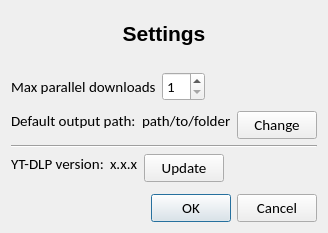
<?xml version="1.0" encoding="UTF-8"?>
<ui version="4.0">
 <class>Dialog</class>
 <widget class="QDialog" name="Dialog">
  <property name="geometry">
   <rect>
    <x>0</x>
    <y>0</y>
    <width>328</width>
    <height>233</height>
   </rect>
  </property>
  <property name="sizePolicy">
   <sizepolicy hsizetype="Preferred" vsizetype="Preferred">
    <horstretch>0</horstretch>
    <verstretch>0</verstretch>
   </sizepolicy>
  </property>
  <property name="windowTitle">
   <string>Dialog</string>
  </property>
  <layout class="QVBoxLayout" name="verticalLayout_2">
   <item>
    <widget class="QLabel" name="label">
     <property name="font">
      <font>
       <family>Segoe UI</family>
       <pointsize>16</pointsize>
       <bold>true</bold>
      </font>
     </property>
     <property name="text">
      <string>Settings</string>
     </property>
     <property name="alignment">
      <set>Qt::AlignCenter</set>
     </property>
    </widget>
   </item>
   <item>
    <layout class="QVBoxLayout" name="verticalLayout">
     <property name="sizeConstraint">
      <enum>QLayout::SetFixedSize</enum>
     </property>
     <item>
      <spacer name="verticalSpacer_2">
       <property name="font">
        <font>
         <family>Calibri</family>
         <pointsize>11</pointsize>
        </font>
       </property>
       <property name="orientation">
        <enum>Qt::Vertical</enum>
       </property>
       <property name="sizeType">
        <enum>QSizePolicy::Fixed</enum>
       </property>
       <property name="sizeHint" stdset="0">
        <size>
         <width>20</width>
         <height>10</height>
        </size>
       </property>
      </spacer>
     </item>
     <item>
      <layout class="QFormLayout" name="formLayout">
       <item row="1" column="0">
        <widget class="QLabel" name="label_2">
         <property name="sizePolicy">
          <sizepolicy hsizetype="Fixed" vsizetype="Preferred">
           <horstretch>0</horstretch>
           <verstretch>0</verstretch>
          </sizepolicy>
         </property>
         <property name="font">
          <font>
           <family>Calibri</family>
           <pointsize>11</pointsize>
          </font>
         </property>
         <property name="text">
          <string>Max parallel downloads</string>
         </property>
        </widget>
       </item>
       <item row="1" column="1">
        <widget class="QSpinBox" name="spinBox">
         <property name="sizePolicy">
          <sizepolicy hsizetype="Fixed" vsizetype="Fixed">
           <horstretch>0</horstretch>
           <verstretch>0</verstretch>
          </sizepolicy>
         </property>
         <property name="font">
          <font>
           <family>Calibri</family>
           <pointsize>11</pointsize>
          </font>
         </property>
         <property name="minimum">
          <number>1</number>
         </property>
        </widget>
       </item>
      </layout>
     </item>
     <item>
      <spacer name="verticalSpacer">
       <property name="orientation">
        <enum>Qt::Vertical</enum>
       </property>
       <property name="sizeType">
        <enum>QSizePolicy::Fixed</enum>
       </property>
       <property name="sizeHint" stdset="0">
        <size>
         <width>20</width>
         <height>4</height>
        </size>
       </property>
      </spacer>
     </item>
     <item>
      <layout class="QFormLayout" name="formLayout_4">
       <item row="0" column="0">
        <layout class="QFormLayout" name="formLayout_3">
         <item row="0" column="0">
          <widget class="QLabel" name="output_path_label">
           <property name="sizePolicy">
            <sizepolicy hsizetype="Fixed" vsizetype="Preferred">
             <horstretch>0</horstretch>
             <verstretch>0</verstretch>
            </sizepolicy>
           </property>
           <property name="minimumSize">
            <size>
             <width>0</width>
             <height>0</height>
            </size>
           </property>
           <property name="font">
            <font>
             <family>Calibri</family>
             <pointsize>11</pointsize>
            </font>
           </property>
           <property name="text">
            <string>Default output path:</string>
           </property>
          </widget>
         </item>
         <item row="0" column="1">
          <widget class="QLabel" name="output_path_display">
           <property name="sizePolicy">
            <sizepolicy hsizetype="Fixed" vsizetype="Preferred">
             <horstretch>0</horstretch>
             <verstretch>0</verstretch>
            </sizepolicy>
           </property>
           <property name="font">
            <font>
             <family>Calibri</family>
             <pointsize>11</pointsize>
            </font>
           </property>
           <property name="text">
            <string>path/to/folder</string>
           </property>
           <property name="wordWrap">
            <bool>true</bool>
           </property>
          </widget>
         </item>
        </layout>
       </item>
       <item row="0" column="1">
        <widget class="QPushButton" name="output_path_change_btn">
         <property name="sizePolicy">
          <sizepolicy hsizetype="Fixed" vsizetype="Preferred">
           <horstretch>0</horstretch>
           <verstretch>0</verstretch>
          </sizepolicy>
         </property>
         <property name="font">
          <font>
           <family>Calibri</family>
           <pointsize>11</pointsize>
          </font>
         </property>
         <property name="styleSheet">
          <string notr="true"/>
         </property>
         <property name="text">
          <string>Change</string>
         </property>
        </widget>
       </item>
      </layout>
     </item>
     <item>
      <widget class="Line" name="line">
       <property name="orientation">
        <enum>Qt::Horizontal</enum>
       </property>
      </widget>
     </item>
     <item>
      <layout class="QFormLayout" name="formLayout_5">
       <item row="0" column="0">
        <layout class="QFormLayout" name="formLayout_2">
         <item row="0" column="0">
          <widget class="QLabel" name="label_3">
           <property name="sizePolicy">
            <sizepolicy hsizetype="Fixed" vsizetype="Preferred">
             <horstretch>0</horstretch>
             <verstretch>0</verstretch>
            </sizepolicy>
           </property>
           <property name="font">
            <font>
             <family>Calibri</family>
             <pointsize>11</pointsize>
            </font>
           </property>
           <property name="text">
            <string>YT-DLP version:</string>
           </property>
          </widget>
         </item>
         <item row="0" column="1">
          <widget class="QLabel" name="yt_dlp_version">
           <property name="sizePolicy">
            <sizepolicy hsizetype="Fixed" vsizetype="Preferred">
             <horstretch>0</horstretch>
             <verstretch>0</verstretch>
            </sizepolicy>
           </property>
           <property name="font">
            <font>
             <family>Calibri</family>
             <pointsize>11</pointsize>
            </font>
           </property>
           <property name="text">
            <string>x.x.x</string>
           </property>
          </widget>
         </item>
        </layout>
       </item>
       <item row="0" column="1">
        <widget class="QPushButton" name="update_ytdlp">
         <property name="sizePolicy">
          <sizepolicy hsizetype="Fixed" vsizetype="Fixed">
           <horstretch>0</horstretch>
           <verstretch>0</verstretch>
          </sizepolicy>
         </property>
         <property name="font">
          <font>
           <family>Calibri</family>
           <pointsize>11</pointsize>
          </font>
         </property>
         <property name="text">
          <string>Update</string>
         </property>
        </widget>
       </item>
      </layout>
     </item>
    </layout>
   </item>
   <item>
    <spacer name="verticalSpacer_3">
     <property name="orientation">
      <enum>Qt::Vertical</enum>
     </property>
     <property name="sizeType">
      <enum>QSizePolicy::Fixed</enum>
     </property>
     <property name="sizeHint" stdset="0">
      <size>
       <width>20</width>
       <height>6</height>
      </size>
     </property>
    </spacer>
   </item>
   <item>
    <widget class="QDialogButtonBox" name="buttonBox">
     <property name="font">
      <font>
       <family>Calibri</family>
       <pointsize>11</pointsize>
      </font>
     </property>
     <property name="orientation">
      <enum>Qt::Horizontal</enum>
     </property>
     <property name="standardButtons">
      <set>QDialogButtonBox::Cancel|QDialogButtonBox::Ok</set>
     </property>
    </widget>
   </item>
  </layout>
 </widget>
 <resources/>
 <connections>
  <connection>
   <sender>buttonBox</sender>
   <signal>accepted()</signal>
   <receiver>Dialog</receiver>
   <slot>accept()</slot>
   <hints>
    <hint type="sourcelabel">
     <x>248</x>
     <y>254</y>
    </hint>
    <hint type="destinationlabel">
     <x>157</x>
     <y>274</y>
    </hint>
   </hints>
  </connection>
  <connection>
   <sender>buttonBox</sender>
   <signal>rejected()</signal>
   <receiver>Dialog</receiver>
   <slot>reject()</slot>
   <hints>
    <hint type="sourcelabel">
     <x>316</x>
     <y>260</y>
    </hint>
    <hint type="destinationlabel">
     <x>286</x>
     <y>274</y>
    </hint>
   </hints>
  </connection>
 </connections>
</ui>
